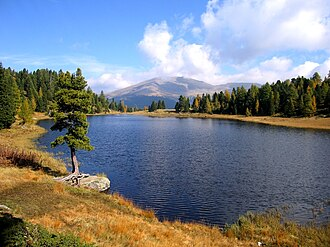
#> input picture code/assets/Schwarzsee.jpg, 330 x 247 px, found by its file name
$ python retrieve_mongodb.py
#> lines starting #> are read from the running program, lines starting #| are printed output that depends on the picture
### postgre-vs-mongodb-carbon-footprint/code/media_payloads.py
from __future__ import annotations

import subprocess
import tempfile
from dataclasses import dataclass
from io import BytesIO
from pathlib import Path

from PIL import Image, ImageOps

from benchmark_config import BenchmarkSettings, WorkloadProfile


@dataclass(frozen=True)
class MediaPayload:
    profile_name: str
    payload_kind: str
    mime_type: str
    codec: str
    width: int
    height: int
    duration_ms: int
    payload_bytes: bytes

    @property
    def payload_size_bytes(self) -> int:
        return len(self.payload_bytes)

    @property
    def payload_size_mb(self) -> float:
        return len(self.payload_bytes) / (1024 * 1024)


def _build_collage(source_path: Path, width: int, height: int) -> Image.Image:
#> called with width = 1920, height = 1080
    src = Image.open(source_path).convert("RGB")
#> src is the input picture: PIL image 330x247 RGB; mean R, G, B 123.9, 129.8, 136.1
    tile_w = max(width // 2, 1)
    tile_h = max(height // 2, 1)

    variants = [
        ImageOps.fit(src, (tile_w, tile_h), method=Image.Resampling.LANCZOS),
        ImageOps.mirror(ImageOps.fit(src, (tile_w, tile_h), method=Image.Resampling.LANCZOS)),
        ImageOps.flip(ImageOps.fit(src, (tile_w, tile_h), method=Image.Resampling.LANCZOS)),
        ImageOps.mirror(
            ImageOps.flip(ImageOps.fit(src, (tile_w, tile_h), method=Image.Resampling.LANCZOS))
        ),
    ]

    canvas = Image.new("RGB", (width, height))
#> canvas: PIL image 1920x1080 RGB; every value is 0
    positions = [(0, 0), (tile_w, 0), (0, tile_h), (tile_w, tile_h)]
    for image, position in zip(variants, positions, strict=True):
        canvas.paste(image, position)
#> this loop made 4 passes
#> position on passes 1 to 4: (0, 0), (960, 0), (0, 540), (960, 540)
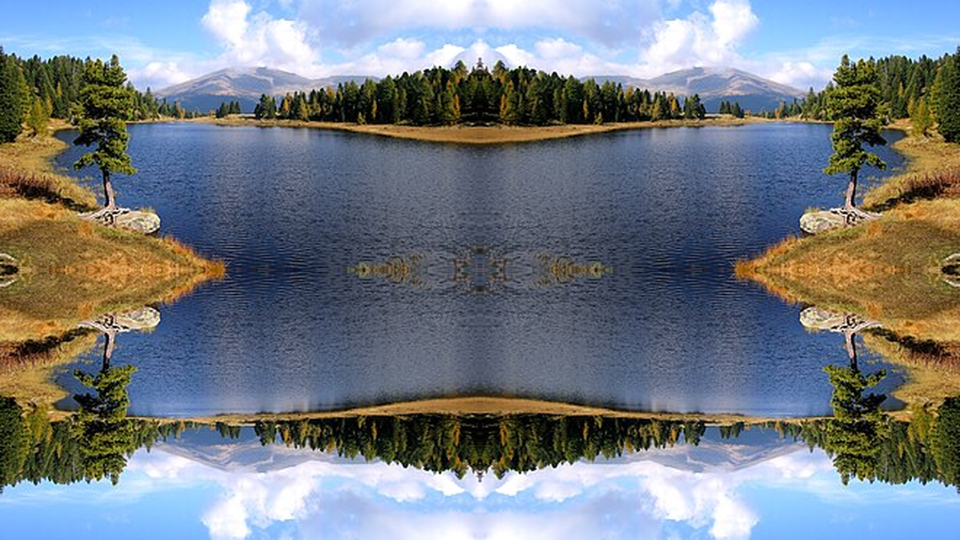
#> canvas: PIL image 1920x1080 RGB (shown at 1/2 size); mean R, G, B 117.5, 124.5, 131.5

    return canvas.crop((0, 0, width, height))


def _build_image_payload(source_path: Path, profile: WorkloadProfile) -> MediaPayload:
    image = _build_collage(source_path, profile.width, profile.height)
    buf = BytesIO()
    image.save(buf, format="JPEG", quality=profile.image_quality or 95, optimize=True)
    return MediaPayload(
        profile_name=profile.name,
        payload_kind=profile.payload_kind,
        mime_type=profile.mime_type,
        codec=profile.codec,
        width=profile.width,
        height=profile.height,
        duration_ms=0,
        payload_bytes=buf.getvalue(),
    )


# [55 lines left out: function _build_video_payload, not called in this run]


def load_media_payload(settings: BenchmarkSettings) -> MediaPayload:
    if not settings.source_image_path.exists():
        raise FileNotFoundError(f"Source asset not found: {settings.source_image_path}")

    if settings.workload.payload_kind == "image":
        return _build_image_payload(settings.source_image_path, settings.workload)
    return _build_video_payload(settings.source_image_path, settings.workload)

### postgre-vs-mongodb-carbon-footprint/code/benchmark_config.py
from __future__ import annotations

import os
from dataclasses import dataclass
from pathlib import Path


def _env_int(name: str, default: int) -> int:
    raw = os.getenv(name)
    return int(raw) if raw is not None else default


def _env_float(name: str, default: float) -> float:
    raw = os.getenv(name)
    return float(raw) if raw is not None else default


@dataclass(frozen=True)
class WorkloadProfile:
    name: str
    payload_kind: str
    width: int
    height: int
    mime_type: str
    codec: str
    image_quality: int | None
    video_duration_sec: float | None
    video_fps: int | None
    video_crf: int | None
    warmup_rows: int
    total_rows: int
    batch_size: int
    insert_runs: int
    description: str


WORKLOAD_PROFILES: dict[str, WorkloadProfile] = {
    "360p_image": WorkloadProfile(
        name="360p_image",
        payload_kind="image",
        width=640,
        height=360,
        mime_type="image/jpeg",
        codec="jpeg",
        image_quality=90,
        video_duration_sec=None,
        video_fps=None,
        video_crf=None,
        warmup_rows=100,
        total_rows=2000,
        batch_size=50,
        insert_runs=5,
        description="360p low-resolution still-image workload.",
    ),
    "baseline_qvga_image": WorkloadProfile(
        name="baseline_qvga_image",
        payload_kind="image",
        width=320,
        height=240,
        mime_type="image/jpeg",
        codec="jpeg",
        image_quality=90,
        video_duration_sec=None,
        video_fps=None,
        video_crf=None,
        warmup_rows=100,
        total_rows=2000,
        batch_size=50,
        insert_runs=5,
        description="Legacy low-resolution image workload retained for comparison.",
    ),
    "large_fhd_image": WorkloadProfile(
        name="large_fhd_image",
        payload_kind="image",
        width=1920,
        height=1080,
        mime_type="image/jpeg",
        codec="jpeg",
        image_quality=90,
        video_duration_sec=None,
        video_fps=None,
        video_crf=None,
        warmup_rows=100,
        total_rows=2000,
        batch_size=50,
        insert_runs=5,
        description="Full-HD still-image workload intended for large media benchmarking.",
    ),
    "fhd_video_clip": WorkloadProfile(
        name="fhd_video_clip",
        payload_kind="video",
        width=1920,
        height=1080,
        mime_type="video/mp4",
        codec="h264",
        image_quality=90,
        video_duration_sec=3.0,
        video_fps=24,
        video_crf=23,
        warmup_rows=100,
        total_rows=2000,
        batch_size=50,
        insert_runs=5,
        description="Full-HD H.264 clip workload generated from the benchmark source image.",
    ),
    "6k_image": WorkloadProfile(
        name="6k_image",
        payload_kind="image",
        width=6144,
        height=3456,
        mime_type="image/jpeg",
        codec="jpeg",
        image_quality=90,
        video_duration_sec=None,
        video_fps=None,
        video_crf=None,
        warmup_rows=100,
        total_rows=2000,
        batch_size=50,
        insert_runs=5,
        description="6K still-image workload.",
    ),
    "5k_image": WorkloadProfile(
        name="5k_image",
        payload_kind="image",
        width=5120,
        height=2880,
        mime_type="image/jpeg",
        codec="jpeg",
        image_quality=90,
        video_duration_sec=None,
        video_fps=None,
        video_crf=None,
        warmup_rows=100,
        total_rows=2000,
        batch_size=50,
        insert_runs=5,
        description="5K still-image workload.",
    ),
    "4k_uhd_image": WorkloadProfile(
        name="4k_uhd_image",
        payload_kind="image",
        width=3840,
        height=2160,
        mime_type="image/jpeg",
        codec="jpeg",
        image_quality=90,
        video_duration_sec=None,
        video_fps=None,
        video_crf=None,
        warmup_rows=100,
        total_rows=2000,
        batch_size=50,
        insert_runs=5,
        description="4K still-image workload intended to push database payload limits.",
    ),
    "1440p_qhd_image": WorkloadProfile(
        name="1440p_qhd_image",
        payload_kind="image",
        width=2560,
        height=1440,
        mime_type="image/jpeg",
        codec="jpeg",
        image_quality=90,
        video_duration_sec=None,
        video_fps=None,
        video_crf=None,
        warmup_rows=100,
        total_rows=2000,
        batch_size=50,
        insert_runs=5,
        description="1440p QHD still-image workload.",
    ),
    "1080p_fhd_image": WorkloadProfile(
        name="1080p_fhd_image",
        payload_kind="image",
        width=1920,
        height=1080,
        mime_type="image/jpeg",
        codec="jpeg",
        image_quality=90,
        video_duration_sec=None,
        video_fps=None,
        video_crf=None,
        warmup_rows=100,
        total_rows=2000,
        batch_size=50,
        insert_runs=5,
        description="1080p Full-HD still-image workload.",
    ),
}


@dataclass(frozen=True)
class BenchmarkSettings:
    repo_root: Path
    code_dir: Path
    results_dir: Path
    paper_figures_dir: Path
    source_image_path: Path
    workload: WorkloadProfile
    device_id: int
    postgres_config: dict[str, object]
    mongo_uri: str
    mongo_db_name: str
    mongo_collection_name: str
    postgres_table_name: str
    warmup_rows: int
    total_rows: int
    batch_size: int
    insert_runs: int
    aggregation_warmup_runs: int
    aggregation_runs: int
    point_read_warmup_runs: int
    point_read_runs: int
    point_read_limit: int

    @property
    def profile_slug(self) -> str:
        return self.workload.name

    @property
    def workload_label(self) -> str:
        if self.workload.payload_kind == "image":
            return f"{self.workload.width}x{self.workload.height} JPEG"
        duration = self.workload.video_duration_sec or 0.0
        fps = self.workload.video_fps or 0
        return (
            f"{self.workload.width}x{self.workload.height} "
            f"{self.workload.codec.upper()} {duration:.1f}s/{fps}fps"
        )

    def result_csv(self, stem: str) -> Path:
        return self.results_dir / f"{stem}_{self.profile_slug}.csv"

    def figure_pdf(self, filename: str) -> Path:
        return self.results_dir / filename


def load_settings() -> BenchmarkSettings:
    code_dir = Path(__file__).resolve().parent
    repo_root = code_dir.parent
    paper_figures_dir = repo_root / "paper" / "figures"

    profile_name = os.getenv("MEDIA_PROFILE", "large_fhd_image")
    if profile_name not in WORKLOAD_PROFILES:
        available = ", ".join(sorted(WORKLOAD_PROFILES))
        raise ValueError(
            f"Unknown MEDIA_PROFILE '{profile_name}'. Available profiles: {available}"
        )
    workload = WORKLOAD_PROFILES[profile_name]

    source_image_path = Path(
        os.getenv("BENCHMARK_SOURCE_IMAGE", str(code_dir / "assets" / "Schwarzsee.jpg"))
    ).resolve()

    postgres_config = {
        "dbname": os.getenv("POSTGRES_DB", "iot_ts"),
        "user": os.getenv("POSTGRES_USER", "postgres"),
        "password": os.getenv("POSTGRES_PASSWORD", "postgres"),
        "host": os.getenv("POSTGRES_HOST", "127.0.0.1"),
        "port": _env_int("POSTGRES_PORT", 55432),
    }

    mongo_db_name = os.getenv("MONGO_DB", "iot_ts")
    mongo_uri = os.getenv(
        "MONGO_URI",
        "mongodb://mongo:mongo@127.0.0.1:57017/?authSource=admin",
    )

    results_dir = code_dir / "results"
    results_dir.mkdir(parents=True, exist_ok=True)

    return BenchmarkSettings(
        repo_root=repo_root,
        code_dir=code_dir,
        results_dir=results_dir,
        paper_figures_dir=paper_figures_dir,
        source_image_path=source_image_path,
        workload=workload,
        device_id=_env_int("DEVICE_ID", 1),
        postgres_config=postgres_config,
        mongo_uri=mongo_uri,
        mongo_db_name=mongo_db_name,
        mongo_collection_name=os.getenv("MONGO_COLLECTION", "sensor_media"),
        postgres_table_name=os.getenv("POSTGRES_TABLE", "sensor_media"),
        warmup_rows=_env_int("BENCHMARK_WARMUP_ROWS", workload.warmup_rows),
        total_rows=_env_int("BENCHMARK_TOTAL_ROWS", workload.total_rows),
        batch_size=_env_int("BENCHMARK_BATCH_SIZE", workload.batch_size),
        insert_runs=_env_int("BENCHMARK_INSERT_RUNS", workload.insert_runs),
        aggregation_warmup_runs=_env_int("BENCHMARK_AGG_WARMUP_RUNS", 2),
        aggregation_runs=_env_int("BENCHMARK_AGG_RUNS", 5),
        point_read_warmup_runs=_env_int("BENCHMARK_POINT_READ_WARMUP_RUNS", 2),
        point_read_runs=_env_int("BENCHMARK_POINT_READ_RUNS", 5),
        point_read_limit=_env_int("BENCHMARK_POINT_READ_LIMIT", 1),
    )


def describe_settings(settings: BenchmarkSettings) -> str:
    return (
        f"profile={settings.profile_slug}, "
        f"payload={settings.workload_label}, "
        f"rows/run={settings.total_rows}, "
        f"batch={settings.batch_size}, "
        f"insert_runs={settings.insert_runs}"
    )

### postgre-vs-mongodb-carbon-footprint/code/retrieve_mongodb.py
"""Benchmark: retrieve all binary payloads within a time range (MongoDB)."""
from __future__ import annotations

import statistics
import time
from datetime import datetime, timezone

from pymongo import MongoClient

from benchmark_config import describe_settings, load_settings
from benchmark_utils import append_row
from media_payloads import load_media_payload

ENGINE_NAME = "mongodb_timeseries"
QUERY_ID = "Q_retrieve_binaries_time_range"

RUN_FIELDNAMES = [
    "timestamp", "engine", "profile", "payload_kind", "query_id",
    "run_id", "latency_ms", "rows_returned", "total_bytes_returned",
]

SUMMARY_FIELDNAMES = [
    "timestamp", "engine", "profile", "payload_kind", "query_id",
    "mean_latency_ms", "std_latency_ms", "n_runs",
    "rows_returned", "total_bytes_returned",
]


def main() -> None:
    settings = load_settings()
    payload = load_media_payload(settings)

    run_csv = settings.result_csv("results_mongo_retrieve_runs")
    summary_csv = settings.result_csv("results_mongo_retrieve_summary")

    client = MongoClient(settings.mongo_uri)
    try:
        coll = client[settings.mongo_db_name][settings.mongo_collection_name]
        print("MongoDB binary-retrieval benchmark")
        print(describe_settings(settings))

        # Get the time range of existing data
        pipeline_range = [
            {"$match": {"meta.device_id": settings.device_id}},
            {"$group": {
                "_id": None,
                "min_ts": {"$min": "$ts"},
                "max_ts": {"$max": "$ts"},
            }},
        ]
        range_result = list(coll.aggregate(pipeline_range))
        if not range_result:
            print("ERROR: No data found. Run insert benchmark first.")
            return
        ts_min = range_result[0]["min_ts"]
        ts_max = range_result[0]["max_ts"]
        print(f"Time range: {ts_min} -> {ts_max}")

        query_filter = {
            "meta.device_id": settings.device_id,
            "ts": {"$gte": ts_min, "$lte": ts_max},
        }
        projection = {"ts": 1, "payload_data": 1, "_id": 0}

        # Warmup
        for _ in range(settings.aggregation_warmup_runs):
            cursor = coll.find(query_filter, projection, batch_size=20).sort("ts", 1)
            for d in cursor: pass

        latencies = []
        rows_returned = 0
        total_bytes = 0

        for run_id in range(1, settings.aggregation_runs + 1):
            t0 = time.perf_counter()
            cursor = coll.find(query_filter, projection, batch_size=20).sort("ts", 1)
            byte_sum = 0
            count = 0
            for d in cursor:
                byte_sum += len(d["payload_data"])
                count += 1
            t1 = time.perf_counter()

            latency_ms = (t1 - t0) * 1000.0
            latencies.append(latency_ms)
            rows_returned = count
            total_bytes = byte_sum

            print(
                f"Run {run_id}/{settings.aggregation_runs}: "
                f"{latency_ms:.2f} ms, {rows_returned} docs, "
                f"{total_bytes / 1e6:.1f} MB returned"
            )
            append_row(run_csv, RUN_FIELDNAMES, {
                "timestamp": datetime.now(timezone.utc).isoformat(),
                "engine": ENGINE_NAME,
                "profile": settings.profile_slug,
                "payload_kind": payload.payload_kind,
                "query_id": QUERY_ID,
                "run_id": run_id,
                "latency_ms": round(latency_ms, 3),
                "rows_returned": rows_returned,
                "total_bytes_returned": total_bytes,
            })
    finally:
        client.close()

    mean_lat = statistics.mean(latencies)
    std_lat = statistics.stdev(latencies) if len(latencies) > 1 else 0.0

    append_row(summary_csv, SUMMARY_FIELDNAMES, {
        "timestamp": datetime.now(timezone.utc).isoformat(),
        "engine": ENGINE_NAME,
        "profile": settings.profile_slug,
        "payload_kind": payload.payload_kind,
        "query_id": QUERY_ID,
        "mean_latency_ms": round(mean_lat, 3),
        "std_latency_ms": round(std_lat, 3),
        "n_runs": settings.aggregation_runs,
        "rows_returned": rows_returned,
        "total_bytes_returned": total_bytes,
    })

    print(f"Summary: {mean_lat:.2f} ± {std_lat:.2f} ms")


if __name__ == "__main__":
    main()
